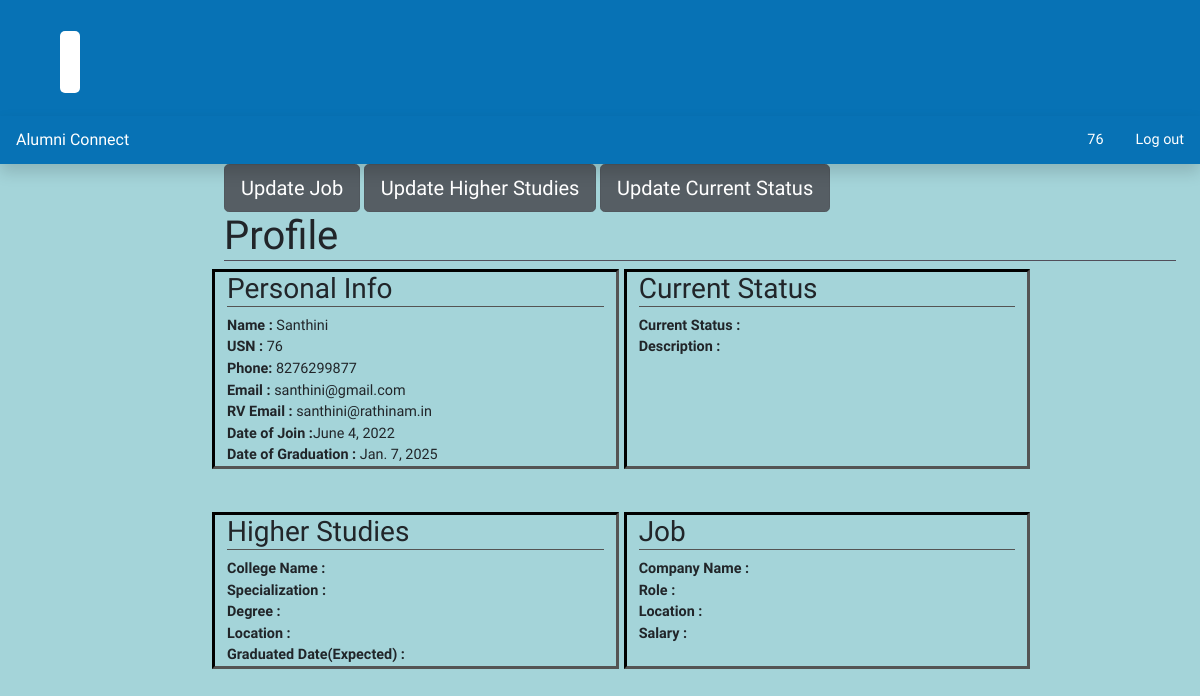
The app's page /alumni/profile (signed in) with its own data.
### alumni/models.py (models this page shows)
class Alumni(models.Model):
    usn = models.CharField(max_length=10)
    user = models.OneToOneField(User, on_delete=models.CASCADE, related_name='alumnus_details')
    name = models.CharField(max_length=100, null=True,validators=[RegexValidator('[+-/%@$^&*()!:;]',inverse_match=True)])
    phone = models.CharField(max_length=10, null=True)
    email = models.CharField(max_length=100, null=True)
    rv_email = models.CharField(max_length=100, null=True)
    branch = models.CharField(max_length=50, null=True)
    year_joined = models.DateField(null = True)
    year_passed = models.DateField(null = True)
    class Meta:
        db_table = 'alumni'

### alumni/views.py (the view)
# urls.py: path('profile', views.Profile, name='profile'),
def Profile(request):
    data = Alumni.objects.get(user=request.user)
    return render(request, 'alumni/profile.html', {'data': data})

### alumni/templates/alumni/profile.html (shortened to what this page needs)
{% extends "base.html" %}
{% block content %}
<main class="col-md-9 ms-sm-auto col-lg-10 px-md-4">
  <a href="{% url 'update' %}" class="btn btn-secondary btn-lg active" role="button" aria-pressed="true">Update Job</a>
  <a href="{% url 'update2' %}" class="btn btn-secondary btn-lg active" role="button" aria-pressed="true">Update Higher Studies</a>
  <a href="{% url 'update3' %}" class="btn btn-secondary btn-lg active" role="button" aria-pressed="true">Update Current Status</a>
  <h1 style="border-bottom:inset;border-color:rgb(81, 78, 90);border-width: thin;">Profile</h1>
<div class="row">
  <div  style="border-style:inset; border-color:black; margin-right: 5px;" class="col-md-5 col-sm-8 ">
      <h3 style="border-bottom:inset;border-color:black;border-width: thin;">Personal Info</h3>
      <b>Name : </b>{{data.name}}<br>
      <b>USN :</b> {{data.usn}}<br>
      <b>Phone:</b> {{data.phone}}<br>
      <b>Email : </b>{{data.email}}<br>
      <b>RV Email :</b> {{data.rv_email}}<br>
      <b>Date of Join :</b>{{data.year_joined}}<br>
      <b>Date of Graduation :</b> {{data.year_passed}}<br>
    </div>
    <div style="border-style:inset; border-color:black;"  class="col-md-5 col-sm-6">
      <h3 style="border-bottom:inset;border-color:black;border-width: thin;">Current Status</h3>
      <b>Current Status : </b>{{data.category.Category}}<br>
      <b>Description :</b> {{data.category.description}}<br>
    </div>
</div>
<br><br>
<div class="row">
<div style="border-style:inset; border-color:black;margin-right: 5px"  class="col-md-5 col-sm-8">
  <h3 style="border-bottom:inset;border-color:black;border-width: thin;">Higher Studies</h3>
  <b>College Name : </b> {{data.higherstudies.college_name}}<br>
  <b>Specialization :</b> {{data.higherstudies.specialization}}<br>
  <b>Degree :</b> {{data.higherstudies.degree}}<br>
  <b>Location :</b> {{data.higherstudies.location}}<br>
  <b>Graduated Date(Expected) :</b> {{data.higherstudies.yearofgrad}}<br>
</div>
<div style="border-style:inset; border-color:black;" class="col-md-5 col-sm-6">
  <h3 style="border-bottom:inset;border-color:black;border-width: thin;">Job</h3>
   <b>Company Name : </b> {{data.job.company_name}}<br>
   <b>Role :</b> {{data.job.role}}<br>
   <b>Location :</b> {{data.job.location}}<br>
   <b>Salary :</b> {{data.job.salary}}<br>
</div>
</div>
</main>
{% endblock %}

### templates/base.html (shortened to what this page needs)
<!DOCTYPE html>
<html lang="en">
<head>
    {% include 'styles.html' %}
    <link rel="stylesheet" href="https://cdn.jsdelivr.net/npm/bootstrap-icons@1.7.2/font/bootstrap-icons.css">
</head>
<body style="background-image: url('https://encrypted-tbn0.gstatic.com/images?q=tbn:ANd9GcT_29Bc4_Br_L-YMg3EzgebvZsuxY8Dad6ALQ&usqp=CAU'); background-repeat: no-repeat;
background-attachment: fixed;
background-size: cover;">
    {% include 'rvheader.html' %}
    <header class="navbar navbar-dark sticky-top flex-md-nowrap p-0 shadow" style="background-color: #0772b5;">
        <a class="navbar-brand col-md-3 col-lg-2 me-0 px-3" href="{% url 'home' %}">Alumni Connect</a>
        <div class="navbar-nav">
            {% if user.is_authenticated %}
            <div class="nav-item text-nowrap">
                <a class="nav-link px-3" href="{% url 'home' %}">
                    {{ user.get_username }}
                </a>
            </div>
            {% endif %}
        </div>
        <div class="navbar-nav">
            {% if user.is_authenticated %}
            <div class="nav-item text-nowrap">
                <a class="nav-link px-3" href="{% url 'logout'%}?next=/">Log out</a>
            </div>
            {% else %}
            <div class="nav-item text-nowrap">
                <a class="nav-link px-3" href="{% url 'login' %}?next=/">Log in</a>
            </div>
            {% endif %}
        </div>
    </header>
    <div class="container-fluid">
        <div class="row">
            {% block content %}
            {% endblock %}
        </div>
    </div>
</body>
</html>

### static/css/style.css (style rules this page uses)
body { font-size: 0.9rem; font-family: 'Nunito', sans-serif; background-color:#41a6b079; }
.nav-link { color: #ffffff !important; }
a { color: cornflowerblue; text-decoration: none; }
.navbar-brand { padding-top: 0.75rem; padding-bottom: 0.75rem; font-size: 1rem; }

### records on screen
Alumni: name "Santhini", usn "76", phone "8276299877", email "santhini@gmail.com", rv_email "santhini@rathinam.in", year_joined "June 4, 2022", year_passed "Jan. 7, 2025"

### other values on screen
{{ user.get_username }} "76"
